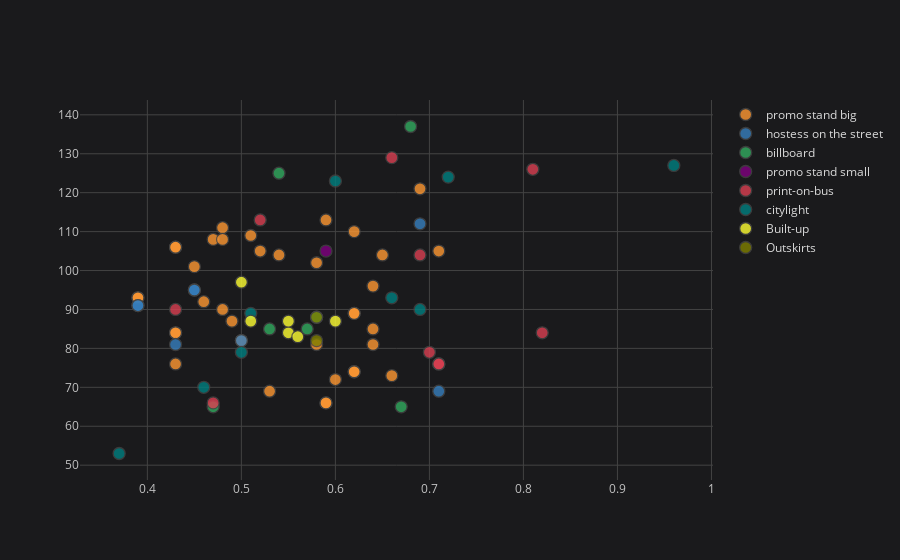

The code cell stored with this chart in its notebook:
### Code cell
medium_asian.iplot(
    x='Preferred quality',
    y='Weekly income',
    mode="markers",
    categories="Favourite ad type",
)

### Figure 1 — Plotly figure (JSON) as saved in the notebook; plotly's stock layout.template omitted (floating-point values rounded to 4 significant figures)
{"data": [{"marker": {"color": "rgba(255, 153, 51, 1.0)", "line": {"width": 1.3}, "opacity": 0.8, "size": 12, "symbol": "circle"}, "mode": "markers", "name": "promo stand big", "textfont": {"color": "#D9D9D9"}, "x": [0.49, 0.59, 0.59, 0.43, 0.65, 0.47, 0.39, 0.52, 0.62, 0.39, 0.6, 0.66, 0.58, 0.64, 0.64, 0.48, 0.71, 0.58, 0.46, 0.62, 0.53, 0.62, 0.48, 0.43, 0.43, 0.62, 0.59, 0.45, 0.64, 0.51, 0.5, 0.62, 0.43, 0.54, 0.48, 0.69, 0.43], "y": [87, 113, 66, 106, 104, 108, 93, 105, 89, 93, 72, 73, 102, 96, 85, 111, 105, 81, 92, 89, 69, 74, 90, 84, 106, 74, 66, 101, 81, 109, 82, 110, 84, 104, 108, 121, 76], "type": "scatter"}, {"marker": {"color": "rgba(55, 128, 191, 1.0)", "line": {"width": 1.3}, "opacity": 0.8, "size": 12, "symbol": "circle"}, "mode": "markers", "name": "hostess on the street", "textfont": {"color": "#D9D9D9"}, "x": [0.5, 0.45, 0.43, 0.45, 0.69, 0.39, 0.71, 0.39], "y": [82, 95, 81, 95, 112, 91, 69, 91], "type": "scatter"}, {"marker": {"color": "rgba(50, 171, 96, 1.0)", "line": {"width": 1.3}, "opacity": 0.8, "size": 12, "symbol": "circle"}, "mode": "markers", "name": "billboard", "textfont": {"color": "#D9D9D9"}, "x": [0.67, 0.47, 0.53, 0.57, 0.68, 0.54, 0.58], "y": [65, 65, 85, 85, 137, 125, 88], "type": "scatter"}, {"marker": {"color": "rgba(128, 0, 128, 1.0)", "line": {"width": 1.3}, "opacity": 0.8, "size": 12, "symbol": "circle"}, "mode": "markers", "name": "promo stand small", "textfont": {"color": "#D9D9D9"}, "x": [0.59], "y": [105], "type": "scatter"}, {"marker": {"color": "rgba(219, 64, 82, 1.0)", "line": {"width": 1.3}, "opacity": 0.8, "size": 12, "symbol": "circle"}, "mode": "markers", "name": "print-on-bus", "textfont": {"color": "#D9D9D9"}, "x": [0.47, 0.71, 0.43, 0.69, 0.52, 0.7, 0.71, 0.66, 0.81, 0.82], "y": [66, 76, 90, 104, 113, 79, 76, 129, 126, 84], "type": "scatter"}, {"marker": {"color": "rgba(0, 128, 128, 1.0)", "line": {"width": 1.3}, "opacity": 0.8, "size": 12, "symbol": "circle"}, "mode": "markers", "name": "citylight", "textfont": {"color": "#D9D9D9"}, "x": [0.51, 0.5, 0.66, 0.46, 0.69, 0.96, 0.72, 0.6, 0.37], "y": [89, 79, 93, 70, 90, 127, 124, 123, 53], "type": "scatter"}, {"marker": {"color": "rgba(255, 255, 51, 1.0)", "line": {"width": 1.3}, "opacity": 0.8, "size": 12, "symbol": "circle"}, "mode": "markers", "name": "Built-up", "textfont": {"color": "#D9D9D9"}, "x": [0.6, 0.55, 0.55, 0.5, 0.51, 0.56], "y": [87, 84, 87, 97, 87, 83], "type": "scatter"}, {"marker": {"color": "rgba(128, 128, 0, 1.0)", "line": {"width": 1.3}, "opacity": 0.8, "size": 12, "symbol": "circle"}, "mode": "markers", "name": "Outskirts", "textfont": {"color": "#D9D9D9"}, "x": [0.58, 0.58], "y": [82, 88], "type": "scatter"}], "layout": {"legend": {"bgcolor": "#1A1A1C", "font": {"color": "#D9D9D9"}}, "paper_bgcolor": "#1A1A1C", "plot_bgcolor": "#1A1A1C", "title": {"font": {"color": "#D9D9D9"}}, "xaxis": {"gridcolor": "#434343", "showgrid": true, "tickfont": {"color": "#C2C2C2"}, "title": {"font": {"color": "#D9D9D9"}, "text": ""}, "zerolinecolor": "#666570"}, "yaxis": {"gridcolor": "#434343", "showgrid": true, "tickfont": {"color": "#C2C2C2"}, "title": {"font": {"color": "#D9D9D9"}, "text": ""}, "zerolinecolor": "#666570"}}}
